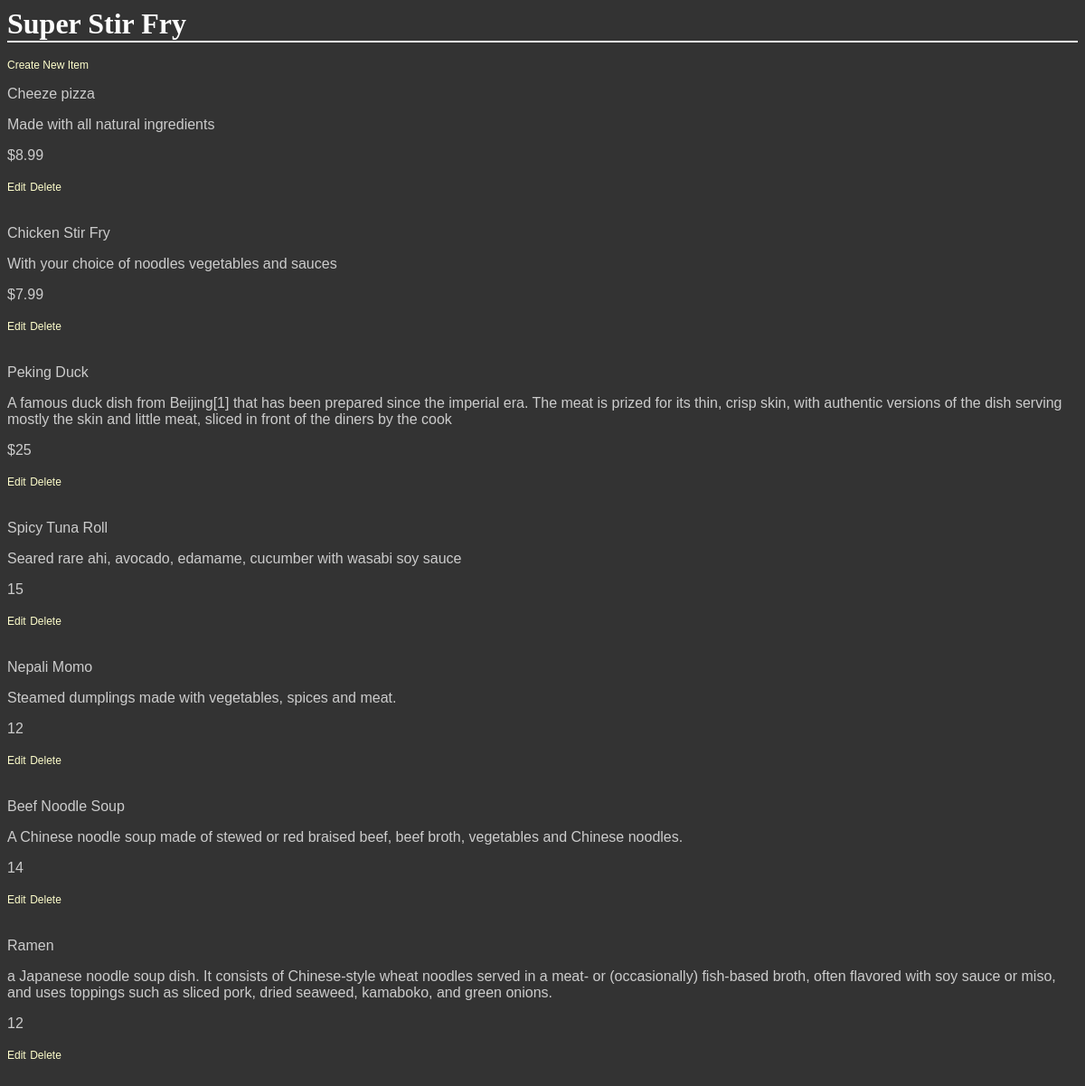
The app's page /restaurants/2/ with its own data.
### database_setup.py (models this page shows, shortened)
class Restaurant(Base):
    __tablename__ = 'restaurant'
    id = Column(Integer, primary_key=True)
    name = Column(String(250), nullable=False)

class MenuItem(Base):
    __tablename__ = 'menu_item'
    name = Column(String(80), nullable = False)
    id = Column(Integer, primary_key = True)
    description = Column(String(250))
    price = Column(String(8))
    course = Column(String(250))
    restaurant_id = Column(Integer, ForeignKey('restaurant.id'))
    restaurant = relationship(Restaurant)

### webserverFlask.py (the view)
@app.route('/')  # Each app.route is a route which a user can take. The subsequent function is called when a
@app.route('/restaurants/<int:restaurant_id>/')                             # preceeding route is detected
def restaurantMenu(restaurant_id):
    restaurant = session.query(Restaurant).filter_by(id=restaurant_id).one()
    items = session.query(MenuItem).filter_by(restaurant_id=restaurant.id)
    return render_template('menu.html', restaurant=restaurant, items=items) # Template file is an html file with some

### templates/menu.html (shortened to what this page needs)
<html xmlns="http://www.w3.org/1999/html">
<head>
    <link rel="stylesheet" type="text/css" href="{{url_for('static', filename='styles.css')}}">
</head>
<body>
<h1>{{restaurant.name}}</h1>
<a href="{{url_for('newMenuItem', restaurant_id=restaurant.id)}}">Create New Item</a>
{% for i in items %}
<div>
    <p>{{i.name}}</p>
    <p>{{i.description}}</p>
    <p> {{i.price}} </p>
    <a href="{{url_for('editMenuItem', restaurant_id=restaurant.id, menu_id=i.id)}}">Edit</a>
    <a href="{{url_for('deleteMenuItem', restaurant_id=restaurant.id, menu_id=i.id)}}">Delete</a>
</div>
{% endfor %}
</body>
</html>

### static/styles.css (style rules this page uses)
body { font-family: sans-serif; background-image: url('img3.jpg'); background-color: #333333 }
h1, h2, h3, h4 { color: #FFFFFF; }
h1, h2 { font-family: 'Georgia', serif; margin: 0; }
h1 { border-bottom: 2px solid #eee; }
p, dd, dt { color: #CCCCCC; }
a { text-decoration: none; color:#FFFFCC; font-size: .75em; }

### records on screen
Restaurant: name "Super Stir Fry"
MenuItem: name "Cheeze pizza", description "Made with all natural ingredients", price "$8.99"
MenuItem: name "Chicken Stir Fry", description "With your choice of noodles vegetables and sauces", price "$7.99"
MenuItem: name "Peking Duck", description "A famous duck dish from Beijing[1] that has been prepared since the imperial era. The meat is prized for its thin, crisp skin, with authentic versions of the dish serving mostly the skin and little meat, sliced in front of the diners by the cook", price "$25"
MenuItem: name "Spicy Tuna Roll", description "Seared rare ahi, avocado, edamame, cucumber with wasabi soy sauce", price "15"
MenuItem: name "Nepali Momo", description "Steamed dumplings made with vegetables, spices and meat.", price "12"
MenuItem: name "Beef Noodle Soup", description "A Chinese noodle soup made of stewed or red braised beef, beef broth, vegetables and Chinese noodles.", price "14"
MenuItem: name "Ramen", description "a Japanese noodle soup dish. It consists of Chinese-style wheat noodles served in a meat- or (occasionally) fish-based broth, often flavored with soy sauce or miso, and uses toppings such as sliced pork, dried seaweed, kamaboko, and green onions.", price "12"
